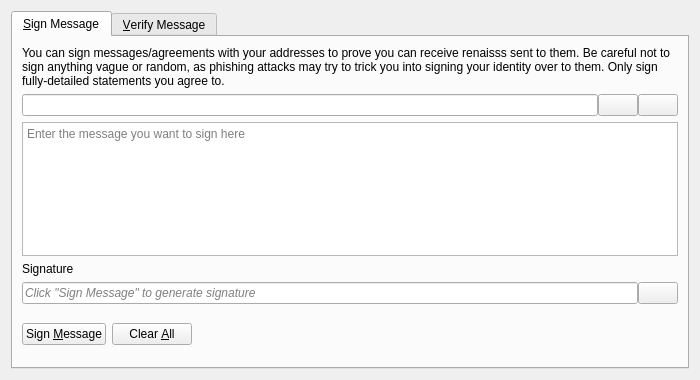
<?xml version="1.0" encoding="UTF-8"?>
<ui version="4.0">
 <class>SignVerifyMessageDialog</class>
 <widget class="QDialog" name="SignVerifyMessageDialog">
  <property name="geometry">
   <rect>
    <x>0</x>
    <y>0</y>
    <width>700</width>
    <height>380</height>
   </rect>
  </property>
  <property name="windowTitle">
   <string>Signatures - Sign / Verify a Message</string>
  </property>
  <property name="modal">
   <bool>true</bool>
  </property>
  <layout class="QVBoxLayout" name="verticalLayout">
   <item>
    <widget class="QTabWidget" name="tabWidget">
     <property name="currentIndex">
      <number>0</number>
     </property>
     <widget class="QWidget" name="tabSignMessage">
      <attribute name="title">
       <string>&amp;Sign Message</string>
      </attribute>
      <layout class="QVBoxLayout" name="verticalLayout_SM">
       <item>
        <widget class="QLabel" name="infoLabel_SM">
         <property name="text">
          <string>You can sign messages/agreements with your addresses to prove you can receive renaisss sent to them. Be careful not to sign anything vague or random, as phishing attacks may try to trick you into signing your identity over to them. Only sign fully-detailed statements you agree to.</string>
         </property>
         <property name="textFormat">
          <enum>Qt::PlainText</enum>
         </property>
         <property name="wordWrap">
          <bool>true</bool>
         </property>
        </widget>
       </item>
       <item>
        <layout class="QHBoxLayout" name="horizontalLayout_1_SM">
         <property name="spacing">
          <number>0</number>
         </property>
         <item>
          <widget class="QValidatedLineEdit" name="addressIn_SM">
           <property name="toolTip">
            <string>The Renaiss address to sign the message with</string>
           </property>
          </widget>
         </item>
         <item>
          <widget class="QPushButton" name="addressBookButton_SM">
           <property name="toolTip">
            <string>Choose previously used address</string>
           </property>
           <property name="text">
            <string/>
           </property>
           <property name="icon">
            <iconset resource="../renaiss.qrc">
             <normaloff>:/icons/address-book</normaloff>:/icons/address-book</iconset>
           </property>
           <property name="shortcut">
            <string>Alt+A</string>
           </property>
           <property name="autoDefault">
            <bool>false</bool>
           </property>
          </widget>
         </item>
         <item>
          <widget class="QPushButton" name="pasteButton_SM">
           <property name="toolTip">
            <string>Paste address from clipboard</string>
           </property>
           <property name="text">
            <string/>
           </property>
           <property name="icon">
            <iconset resource="../renaiss.qrc">
             <normaloff>:/icons/editpaste</normaloff>:/icons/editpaste</iconset>
           </property>
           <property name="shortcut">
            <string>Alt+P</string>
           </property>
           <property name="autoDefault">
            <bool>false</bool>
           </property>
          </widget>
         </item>
        </layout>
       </item>
       <item>
        <widget class="QPlainTextEdit" name="messageIn_SM">
         <property name="toolTip">
          <string>Enter the message you want to sign here</string>
         </property>
         <property name="placeholderText">
          <string>Enter the message you want to sign here</string>
         </property>
        </widget>
       </item>
       <item>
        <widget class="QLabel" name="signatureLabel_SM">
         <property name="text">
          <string>Signature</string>
         </property>
         <property name="textFormat">
          <enum>Qt::PlainText</enum>
         </property>
        </widget>
       </item>
       <item>
        <layout class="QHBoxLayout" name="horizontalLayout_2_SM">
         <property name="spacing">
          <number>0</number>
         </property>
         <item>
          <widget class="QLineEdit" name="signatureOut_SM">
           <property name="placeholderText">
            <string>Click "Sign Message" to generate signature</string>
           </property>
           <property name="font">
            <font>
             <italic>true</italic>
            </font>
           </property>
           <property name="readOnly">
            <bool>true</bool>
           </property>
          </widget>
         </item>
         <item>
          <widget class="QPushButton" name="copySignatureButton_SM">
           <property name="toolTip">
            <string>Copy the current signature to the system clipboard</string>
           </property>
           <property name="text">
            <string/>
           </property>
           <property name="icon">
            <iconset resource="../renaiss.qrc">
             <normaloff>:/icons/editcopy</normaloff>:/icons/editcopy</iconset>
           </property>
           <property name="autoDefault">
            <bool>false</bool>
           </property>
          </widget>
         </item>
        </layout>
       </item>
       <item>
        <layout class="QHBoxLayout" name="horizontalLayout_3_SM">
         <item>
          <widget class="QPushButton" name="signMessageButton_SM">
           <property name="toolTip">
            <string>Sign the message to prove you own this Renaiss address</string>
           </property>
           <property name="text">
            <string>Sign &amp;Message</string>
           </property>
           <property name="icon">
            <iconset resource="../renaiss.qrc">
             <normaloff>:/icons/edit</normaloff>:/icons/edit</iconset>
           </property>
           <property name="autoDefault">
            <bool>false</bool>
           </property>
          </widget>
         </item>
         <item>
          <widget class="QPushButton" name="clearButton_SM">
           <property name="toolTip">
            <string>Reset all sign message fields</string>
           </property>
           <property name="text">
            <string>Clear &amp;All</string>
           </property>
           <property name="icon">
            <iconset resource="../renaiss.qrc">
             <normaloff>:/icons/remove</normaloff>:/icons/remove</iconset>
           </property>
           <property name="autoDefault">
            <bool>false</bool>
           </property>
          </widget>
         </item>
         <item>
          <spacer name="horizontalSpacer_1_SM">
           <property name="orientation">
            <enum>Qt::Horizontal</enum>
           </property>
           <property name="sizeHint" stdset="0">
            <size>
             <width>40</width>
             <height>48</height>
            </size>
           </property>
          </spacer>
         </item>
         <item>
          <widget class="QLabel" name="statusLabel_SM">
           <property name="font">
            <font>
             <weight>75</weight>
             <bold>true</bold>
            </font>
           </property>
           <property name="text">
            <string/>
           </property>
           <property name="wordWrap">
            <bool>true</bool>
           </property>
          </widget>
         </item>
         <item>
          <spacer name="horizontalSpacer_2_SM">
           <property name="orientation">
            <enum>Qt::Horizontal</enum>
           </property>
           <property name="sizeHint" stdset="0">
            <size>
             <width>40</width>
             <height>48</height>
            </size>
           </property>
          </spacer>
         </item>
        </layout>
       </item>
      </layout>
     </widget>
     <widget class="QWidget" name="tabVerifyMessage">
      <attribute name="title">
       <string>&amp;Verify Message</string>
      </attribute>
      <layout class="QVBoxLayout" name="verticalLayout_VM">
       <item>
        <widget class="QLabel" name="infoLabel_VM">
         <property name="text">
          <string>Enter the receiver's address, message (ensure you copy line breaks, spaces, tabs, etc. exactly) and signature below to verify the message. Be careful not to read more into the signature than what is in the signed message itself, to avoid being tricked by a man-in-the-middle attack. Note that this only proves the signing party receives with the address, it cannot prove sendership of any transaction!</string>
         </property>
         <property name="textFormat">
          <enum>Qt::PlainText</enum>
         </property>
         <property name="alignment">
          <set>Qt::AlignLeading|Qt::AlignLeft|Qt::AlignTop</set>
         </property>
         <property name="wordWrap">
          <bool>true</bool>
         </property>
        </widget>
       </item>
       <item>
        <layout class="QHBoxLayout" name="horizontalLayout_1_VM">
         <property name="spacing">
          <number>0</number>
         </property>
         <item>
          <widget class="QValidatedLineEdit" name="addressIn_VM">
           <property name="toolTip">
            <string>The Renaiss address the message was signed with</string>
           </property>
          </widget>
         </item>
         <item>
          <widget class="QPushButton" name="addressBookButton_VM">
           <property name="toolTip">
            <string>Choose previously used address</string>
           </property>
           <property name="text">
            <string/>
           </property>
           <property name="icon">
            <iconset resource="../renaiss.qrc">
             <normaloff>:/icons/address-book</normaloff>:/icons/address-book</iconset>
           </property>
           <property name="shortcut">
            <string>Alt+A</string>
           </property>
           <property name="autoDefault">
            <bool>false</bool>
           </property>
          </widget>
         </item>
        </layout>
       </item>
       <item>
        <widget class="QPlainTextEdit" name="messageIn_VM">
          <property name="toolTip">
            <string>The signed message to verify</string>
          </property>
          <property name="placeholderText">
            <string>The signed message to verify</string>
          </property>
        </widget>
       </item>
       <item>
        <widget class="QValidatedLineEdit" name="signatureIn_VM">
          <property name="toolTip">
            <string>The signature given when the message was signed</string>
          </property>
          <property name="placeholderText">
            <string>The signature given when the message was signed</string>
          </property>
        </widget>
       </item>
       <item>
        <layout class="QHBoxLayout" name="horizontalLayout_2_VM">
         <item>
          <widget class="QPushButton" name="verifyMessageButton_VM">
           <property name="toolTip">
            <string>Verify the message to ensure it was signed with the specified Renaiss address</string>
           </property>
           <property name="text">
            <string>Verify &amp;Message</string>
           </property>
           <property name="icon">
            <iconset resource="../renaiss.qrc">
             <normaloff>:/icons/transaction_0</normaloff>:/icons/transaction_0</iconset>
           </property>
           <property name="autoDefault">
            <bool>false</bool>
           </property>
          </widget>
         </item>
         <item>
          <widget class="QPushButton" name="clearButton_VM">
           <property name="toolTip">
            <string>Reset all verify message fields</string>
           </property>
           <property name="text">
            <string>Clear &amp;All</string>
           </property>
           <property name="icon">
            <iconset resource="../renaiss.qrc">
             <normaloff>:/icons/remove</normaloff>:/icons/remove</iconset>
           </property>
           <property name="autoDefault">
            <bool>false</bool>
           </property>
          </widget>
         </item>
         <item>
          <spacer name="horizontalSpacer_1_VM">
           <property name="orientation">
            <enum>Qt::Horizontal</enum>
           </property>
           <property name="sizeHint" stdset="0">
            <size>
             <width>40</width>
             <height>48</height>
            </size>
           </property>
          </spacer>
         </item>
         <item>
          <widget class="QLabel" name="statusLabel_VM">
           <property name="font">
            <font>
             <weight>75</weight>
             <bold>true</bold>
            </font>
           </property>
           <property name="text">
            <string/>
           </property>
           <property name="wordWrap">
            <bool>true</bool>
           </property>
          </widget>
         </item>
         <item>
          <spacer name="horizontalSpacer_2_VM">
           <property name="orientation">
            <enum>Qt::Horizontal</enum>
           </property>
           <property name="sizeHint" stdset="0">
            <size>
             <width>40</width>
             <height>48</height>
            </size>
           </property>
          </spacer>
         </item>
        </layout>
       </item>
      </layout>
     </widget>
    </widget>
   </item>
  </layout>
 </widget>
 <customwidgets>
  <customwidget>
   <class>QValidatedLineEdit</class>
   <extends>QLineEdit</extends>
   <header>qt/qvalidatedlineedit.h</header>
  </customwidget>
 </customwidgets>
 <resources>
  <include location="../renaiss.qrc"/>
 </resources>
 <connections/>
</ui>
